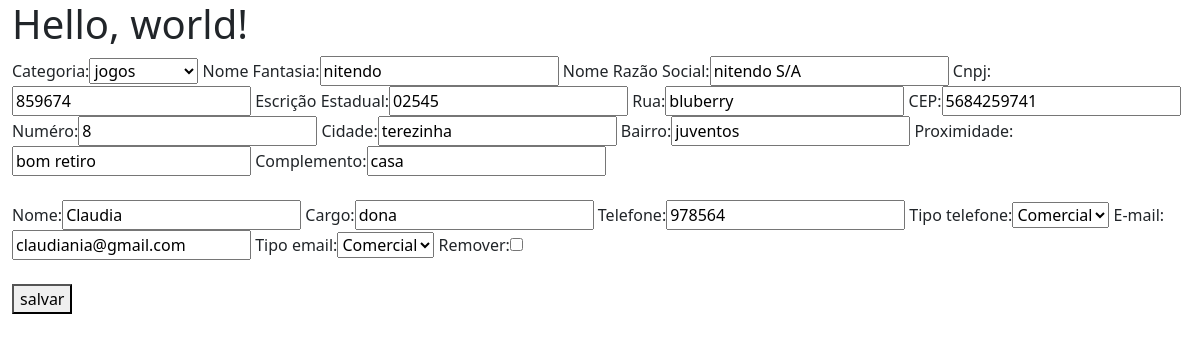
The page /editar_fornecedor/1 on the database as committed earlier.
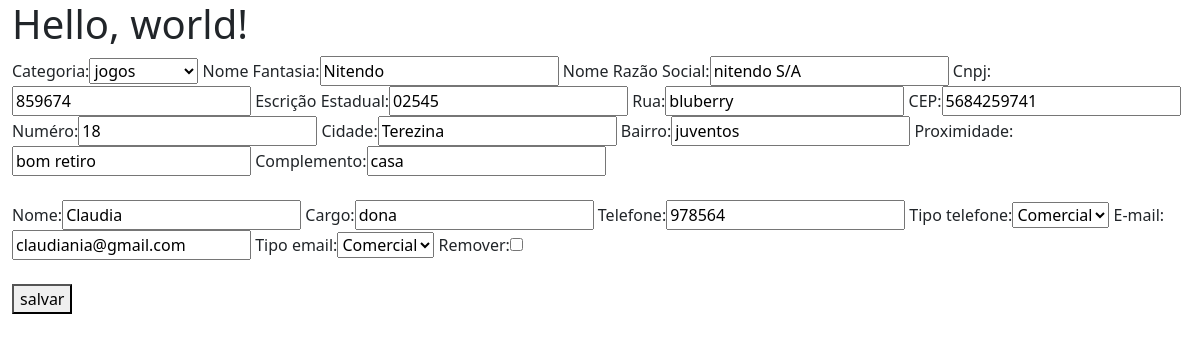
The same page on the database as committed later.
### fornecedor/models.py (models this page shows, shortened)
class Fornecedor(models.Model):
    data_cadastro = models.DateTimeField(auto_now=True)
    categoria = models.ForeignKey('Categoria', on_delete=models.CASCADE)
    nome = models.CharField('Nome Fantasia', max_length=100)
    nome_r = models.CharField('Nome Razão Social', max_length=100)
    CNPJ = models.CharField('cnpj', max_length=100)
    escricao_estadual = models.CharField('Escrição Estadual', max_length=100)
    rua = models.CharField('Rua', max_length=200)
    cep = models.CharField('CEP', max_length=10)
    numero = models.IntegerField('Numéro')
    cidade = models.CharField('Cidade', max_length=50)
    bairro = models.CharField('Bairro', max_length=30)
    proximidade = models.CharField(max_length=30)
    complemento = models.CharField('Complemento', max_length=10)

### fornecedor/views.py (the view, shortened to what this page needs)
# urls.py: path('editar_fornecedor/<int:id>', fornecedorEditar, name='fornecedor_editar'),
def fornecedorEditar(request, id):
    if request.method == "GET":
        objeto = Fornecedor.objects.filter(id=id).first()
        if objeto is None:
            return redirect('listar_fornecedor')
        form = ForncedorForm(instance=objeto)
        form_contato_factory = inlineformset_factory(Fornecedor, Contato, form=ContatoForm, extra=0)
        formset = form_contato_factory(instance=objeto)
        context = {
           'form': form,
           'formset': formset,
        }
        return render(request, 'fornecedor/edite_fornecedor.html', context)

### fornecedor/forms.py
class ForncedorForm(forms.ModelForm):
    class Meta:
        model = Fornecedor
        fields = '__all__'

### fornecedor/models.py (called while the page is built)
    def __str__(self):
        return self.nome_categoria

### fornecedor/templates/fornecedor/edite_fornecedor.html (shortened to what this page needs)
{% extends "core/includes/base.html"%}
{% load bootstrap %}
{% block main %}
  <form method="post">
       {{form|bootstrap}}
       <br> <br>
       {% for item_estoque_form in formset %}
       {{formset|bootstrap}}
       {% endfor %}
       <br> <br>
      <button>salvar</button>
  </form>
{% endblock %}

Rows that differ between the two databases and show on the page:
changed Fornecedor "jogos": nome "nitendo" → "Nitendo"; numero "8" → "18"; cidade "terezinha" → "Terezina"
